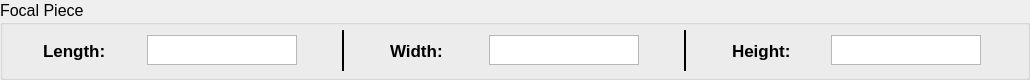
                 <widget class="QGroupBox" name="focal_group_box">
                  <property name="maximumSize">
                   <size>
                    <width>16777215</width>
                    <height>80</height>
                   </size>
                  </property>
                  <property name="font">
                   <font>
                    <pointsize>12</pointsize>
                   </font>
                  </property>
                  <property name="title">
                   <string>Focal Piece</string>
                  </property>
                  <widget class="QWidget" name="layoutWidget_9">
                   <property name="geometry">
                    <rect>
                     <x>10</x>
                     <y>30</y>
                     <width>1011</width>
                     <height>41</height>
                    </rect>
                   </property>
                   <layout class="QHBoxLayout" name="focal_hor_layout">
                    <item>
                     <widget class="QLabel" name="focal_length_label">
                      <property name="maximumSize">
                       <size>
                        <width>65</width>
                        <height>16777215</height>
                       </size>
                      </property>
                      <property name="font">
                       <font>
                        <pointsize>13</pointsize>
                        <weight>75</weight>
                        <bold>true</bold>
                       </font>
                      </property>
                      <property name="text">
                       <string>Length:</string>
                      </property>
                     </widget>
                    </item>
                    <item>
                     <widget class="QPlainTextEdit" name="focal_len_pt_edit">
                      <property name="maximumSize">
                       <size>
                        <width>150</width>
                        <height>30</height>
                       </size>
                      </property>
                      <property name="font">
                       <font>
                        <pointsize>14</pointsize>
                       </font>
                      </property>
                      <property name="verticalScrollBarPolicy">
                       <enum>Qt::ScrollBarAlwaysOff</enum>
                      </property>
                      <property name="horizontalScrollBarPolicy">
                       <enum>Qt::ScrollBarAlwaysOff</enum>
                      </property>
                      <property name="plainText">
                       <string/>
                      </property>
                      <property name="backgroundVisible">
                       <bool>false</bool>
                      </property>
                     </widget>
                    </item>
                    <item>
                     <widget class="Line" name="focal_lw_line">
                      <property name="sizePolicy">
                       <sizepolicy hsizetype="Minimum" vsizetype="Minimum">
                        <horstretch>5</horstretch>
                        <verstretch>0</verstretch>
                       </sizepolicy>
                      </property>
                      <property name="maximumSize">
                       <size>
                        <width>15</width>
                        <height>16777215</height>
                       </size>
                      </property>
                      <property name="font">
                       <font>
                        <pointsize>13</pointsize>
                        <weight>75</weight>
                        <bold>true</bold>
                       </font>
                      </property>
                      <property name="frameShadow">
                       <enum>QFrame::Plain</enum>
                      </property>
                      <property name="lineWidth">
                       <number>2</number>
                      </property>
                      <property name="orientation">
                       <enum>Qt::Vertical</enum>
                      </property>
                     </widget>
                    </item>
                    <item>
                     <widget class="QLabel" name="focal_width_label">
                      <property name="maximumSize">
                       <size>
                        <width>60</width>
                        <height>16777215</height>
                       </size>
                      </property>
                      <property name="font">
                       <font>
                        <pointsize>13</pointsize>
                        <weight>75</weight>
                        <bold>true</bold>
                       </font>
                      </property>
                      <property name="text">
                       <string>Width:</string>
                      </property>
                     </widget>
                    </item>
                    <item>
                     <widget class="QPlainTextEdit" name="focal_width_pt_edit">
                      <property name="maximumSize">
                       <size>
                        <width>150</width>
                        <height>30</height>
                       </size>
                      </property>
                      <property name="font">
                       <font>
                        <pointsize>14</pointsize>
                       </font>
                      </property>
                      <property name="verticalScrollBarPolicy">
                       <enum>Qt::ScrollBarAlwaysOff</enum>
                      </property>
                      <property name="horizontalScrollBarPolicy">
                       <enum>Qt::ScrollBarAlwaysOff</enum>
                      </property>
                      <property name="plainText">
                       <string/>
                      </property>
                      <property name="backgroundVisible">
                       <bool>false</bool>
                      </property>
                     </widget>
                    </item>
                    <item>
                     <widget class="Line" name="focal_wh_line">
                      <property name="sizePolicy">
                       <sizepolicy hsizetype="Minimum" vsizetype="Minimum">
                        <horstretch>5</horstretch>
                        <verstretch>0</verstretch>
                       </sizepolicy>
                      </property>
                      <property name="maximumSize">
                       <size>
                        <width>15</width>
                        <height>16777215</height>
                       </size>
                      </property>
                      <property name="font">
                       <font>
                        <pointsize>13</pointsize>
                        <weight>75</weight>
                        <bold>true</bold>
                       </font>
                      </property>
                      <property name="frameShadow">
                       <enum>QFrame::Plain</enum>
                      </property>
                      <property name="lineWidth">
                       <number>2</number>
                      </property>
                      <property name="orientation">
                       <enum>Qt::Vertical</enum>
                      </property>
                     </widget>
                    </item>
                    <item>
                     <widget class="QLabel" name="focal_height_label">
                      <property name="maximumSize">
                       <size>
                        <width>60</width>
                        <height>16777215</height>
                       </size>
                      </property>
                      <property name="font">
                       <font>
                        <pointsize>13</pointsize>
                        <weight>75</weight>
                        <bold>true</bold>
                       </font>
                      </property>
                      <property name="text">
                       <string>Height:</string>
                      </property>
                     </widget>
                    </item>
                    <item>
                     <widget class="QPlainTextEdit" name="focal_height_pt_edit">
                      <property name="maximumSize">
                       <size>
                        <width>150</width>
                        <height>30</height>
                       </size>
                      </property>
                      <property name="font">
                       <font>
                        <pointsize>14</pointsize>
                       </font>
                      </property>
                      <property name="verticalScrollBarPolicy">
                       <enum>Qt::ScrollBarAlwaysOff</enum>
                      </property>
                      <property name="horizontalScrollBarPolicy">
                       <enum>Qt::ScrollBarAlwaysOff</enum>
                      </property>
                      <property name="plainText">
                       <string/>
                      </property>
                      <property name="backgroundVisible">
                       <bool>false</bool>
                      </property>
                     </widget>
                    </item>
                   </layout>
                  </widget>
                 </widget>
